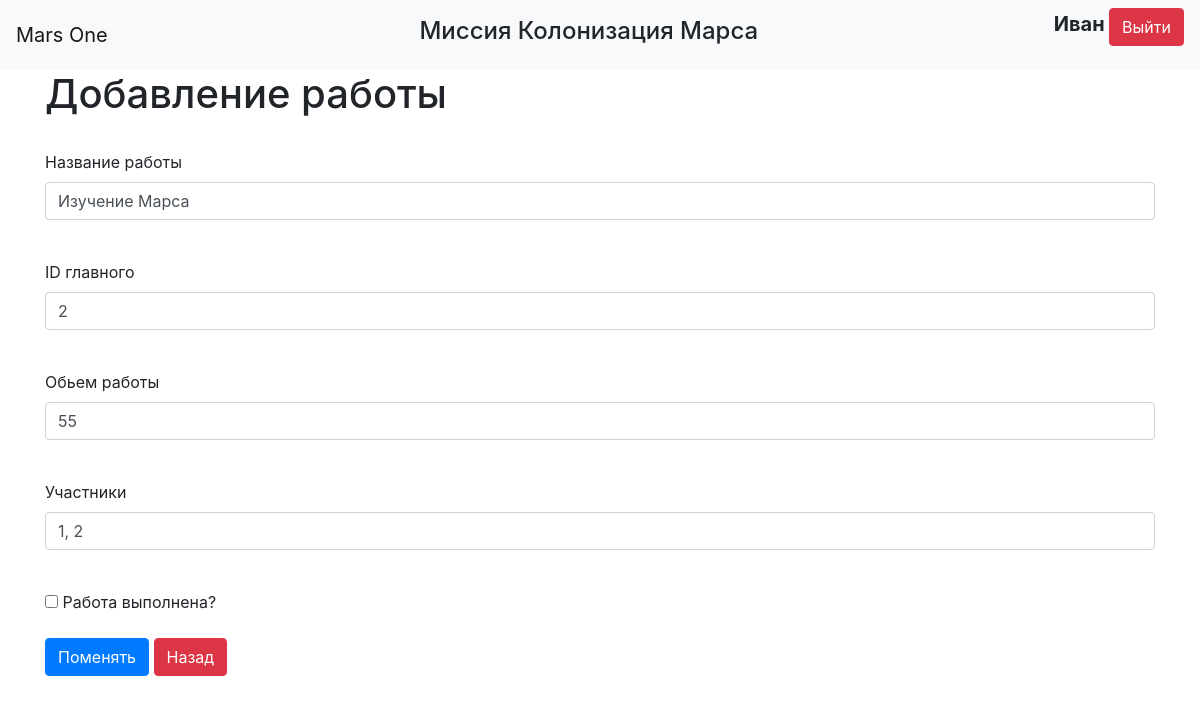
/change_job/3 (signed in), run on an earlier commit of the app's database.
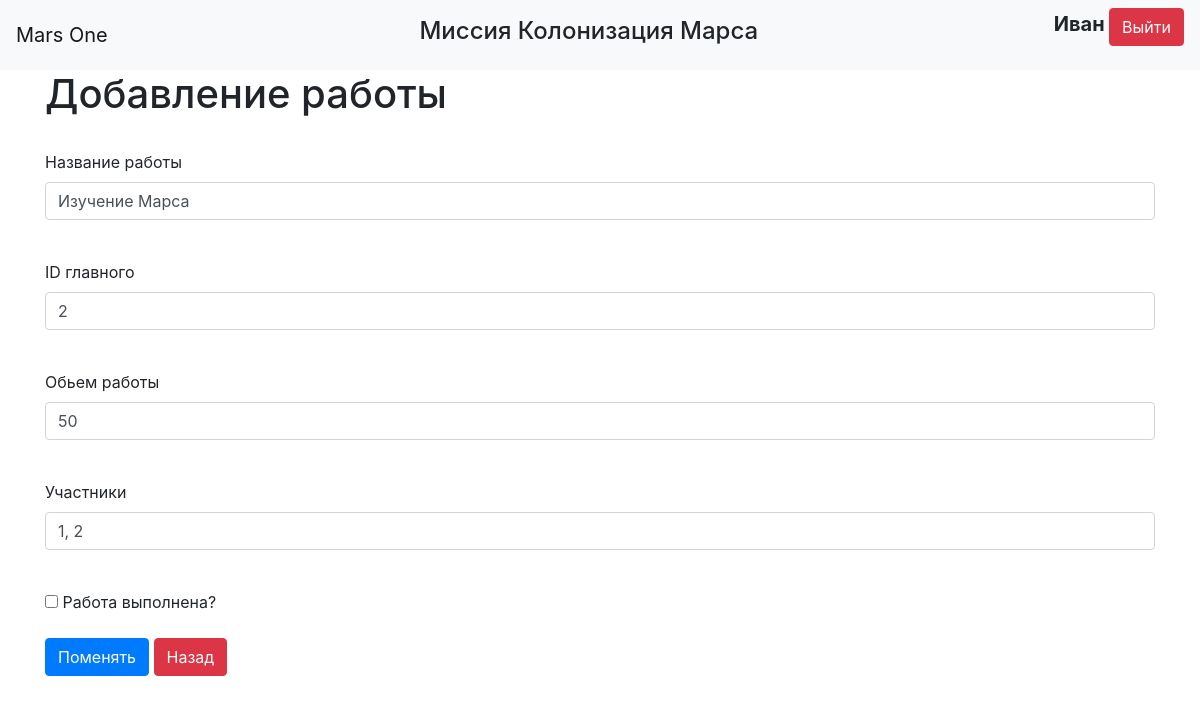
And on a later commit of the database.
### data/jobs.py (models this page shows)
class Jobs(SqlAlchemyBase, SerializerMixin):
    __tablename__ = 'jobs'
    id = sqlalchemy.Column(sqlalchemy.Integer,
                           primary_key=True, autoincrement=True)
    team_leader = sqlalchemy.Column(sqlalchemy.Integer, sqlalchemy.ForeignKey("users.id"),
                                    nullable=True)
    job = sqlalchemy.Column(sqlalchemy.String, nullable=True)
    work_size = sqlalchemy.Column(sqlalchemy.Integer, nullable=True)
    collaborators = sqlalchemy.Column(sqlalchemy.String, nullable=True)
    start_date = sqlalchemy.Column(sqlalchemy.DateTime, default=datetime.datetime.now, nullable=True)
    end_date = sqlalchemy.Column(sqlalchemy.DateTime, nullable=True)
    is_finished = sqlalchemy.Column(sqlalchemy.Boolean, nullable=True)
    creator = sqlalchemy.Column(sqlalchemy.Integer)
    user = orm.relationship('User')

### main.py (the view)
@app.route("/change_job/<int:j_id>", methods=['GET', 'POST'])
@login_required
def change_job(j_id):
    dbs = db_session.create_session()
    job = dbs.query(Jobs).filter(Jobs.id == j_id).first()
    form = AddChangeJobForm()
    if form.validate_on_submit() and current_user.id in (1, job.creator,
                                                         (job.user.id if job.user else 1)):
        job.job = form.job.data
        job.team_leader = form.leader_id.data
        job.work_size = form.work_size.data
        job.collaborators = form.collaborators.data
        job.is_finished = form.is_finished.data
        dbs.commit()
        return redirect("/jobs")
    elif current_user.id in (1, job.creator, (job.user.id if job.user else 1)):
        return render_template('AddChangeJob.html', title='Добавление работы', form=form, job={
            "job": job.job,
            "leader_id": job.team_leader,
            "work_size": job.work_size,
            "collaborators": job.collaborators,
            "checkbox": job.is_finished
        })
    return redirect("/jobs")

### forms/job.py
class AddChangeJobForm(FlaskForm):
    job = StringField('Название работы', validators=[DataRequired()], name="job")
    leader_id = IntegerField("ID главного", validators=[DataRequired()], name="leader_id")
    work_size = IntegerField("Обьем работы", validators=[DataRequired()], name="work_size")
    collaborators = StringField("Участники", validators=[DataRequired()], name="collaborators")
    is_finished = BooleanField("Работа выполнена?", name="checkbox")
    submit = SubmitField('Поменять', name="enter")

### data/db_session.py (called while the page is built)
def create_session() -> Session:
    global __factory
    return __factory()

### main.py (called while the page is built)
@login_manager.user_loader
def load_user(user_id):
    db_sess = db_session.create_session()
    return db_sess.query(User).get(user_id)

### templates/AddChangeJob.html (shortened to what this page needs)
{% extends "base.html" %}
{% block content %}
<h1>Добавление работы</h1>
<br>
<form action="" method="post">
    {% for field in form if field.name not in ('csrf_token', "enter", "checkbox") %}
        <p>
            {{ field.label }}<br>
            {% if job %}
            {{ field(class="form-control", type=field.name, value=job[field.name]) }}<br>
            {% else %}
            {{ field(class="form-control", type=field.name) }}<br>
            {% endif %}
        </p>
    {% endfor %}
    <p>{{ form.is_finished(type="checkbox") }} {{ form.is_finished.label() }}</p>
    <a>
        <a>{{ form.submit(type="submit", class="btn btn-primary") }}</a>
        <a class="btn btn-danger" href="/jobs">Назад</a>
    </a>
</form>
{% endblock %}

What changed in the data, as far as the page shows it:
changed Jobs "Изучение Марса": work_size "55" → "50"
